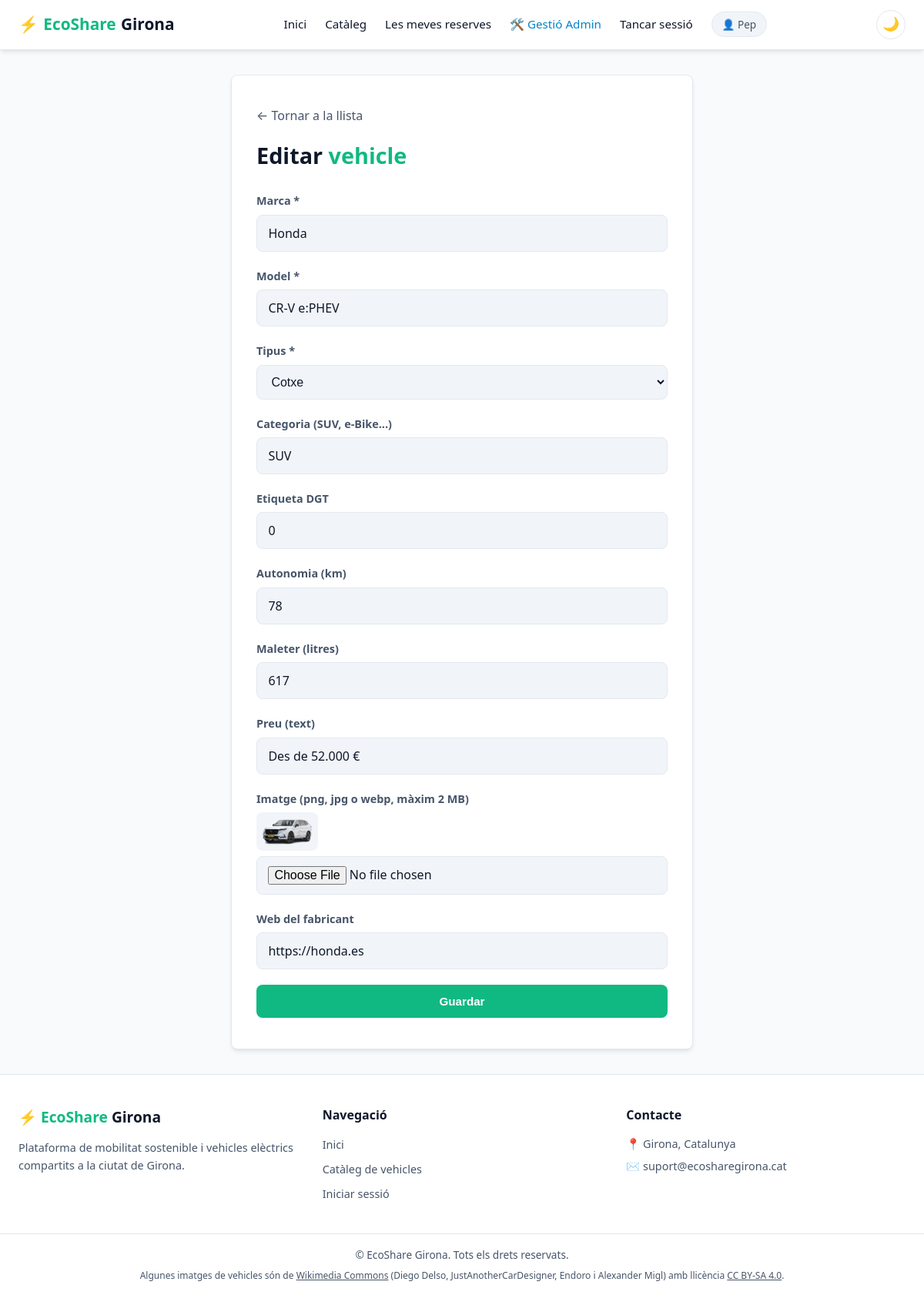
Screenshot of /admin/vehicle_form.php?id=1 (signed in) with the database file from the repository.
### tables this page shows
CREATE TABLE vehicles (
    id INTEGER PRIMARY KEY,
    marca TEXT NOT NULL,
    model TEXT NOT NULL,
    categoria TEXT,
    tipus_id INTEGER NOT NULL,
    etiqueta TEXT,
    autonomia_electrica INTEGER,
    maleter INTEGER,
    preu_text TEXT,
    imatge_url TEXT,
    detalls_url TEXT,
    FOREIGN KEY (tipus_id) REFERENCES tipus_vehicle(id) ON DELETE RESTRICT ON UPDATE CASCADE
);

CREATE TABLE tipus_vehicle (
    id INTEGER PRIMARY KEY,
    nom TEXT NOT NULL UNIQUE
);

### models/vehicle.php (called while the page is built, shortened)
<?php
function getVehicle($pdo, $id)
{
    $sql = "SELECT vehicles.*, tipus_vehicle.nom AS tipus FROM vehicles
            JOIN tipus_vehicle ON vehicles.tipus_id = tipus_vehicle.id
            WHERE vehicles.id = :id";
    $stmt = $pdo->prepare($sql);
    $stmt->execute([':id' => $id]);
    return $stmt->fetch();
}
function getTipus($pdo)
{
    $stmt = $pdo->prepare("SELECT * FROM tipus_vehicle ORDER BY id");
    $stmt->execute();
    return $stmt->fetchAll();
}

### includes/functions.php (called while the page is built, shortened)
<?php
function e($text)
{
    return htmlspecialchars($text);
}

### public/admin/vehicle_form.php (the view, shortened to what this page needs)
<?php
require_once '../../config/db.php';
require_once '../../models/vehicle.php';
$id = 0;
if (isset($_GET['id'])) {
    $id = (int) $_GET['id'];
}
$vehicle = [
    'marca' => '',
    'model' => '',
    'categoria' => '',
    'tipus_id' => 1,
    'etiqueta' => '',
    'autonomia_electrica' => '',
    'maleter' => '',
    'preu_text' => '',
    'imatge_url' => '',
    'detalls_url' => ''
];
try {
    $tipus = getTipus($pdo);
    if ($id > 0) {
        $vehicle = getVehicle($pdo, $id);
    }
} catch (PDOException $e) {
    die("Error amb la base de dades: " . $e->getMessage());
}
require_once '../../includes/header.php';
?>
<main class="site-main">
    <section class="main-container admin-form">
        <a href="vehicles.php" class="link-tornar">← Tornar a la llista</a>
        <?php if ($id > 0): ?>
            <h1>Editar <span>vehicle</span></h1>
        <?php else: ?>
            <h1>Nou <span>vehicle</span></h1>
        <?php endif; ?>
        <form method="POST" enctype="multipart/form-data" class="form-reserva">
            <div>
                <label for="marca">Marca *</label>
                <input type="text" id="marca" name="marca" value="<?= e($vehicle['marca']) ?>" required>
            </div>
            <div>
                <label for="model">Model *</label>
                <input type="text" id="model" name="model" value="<?= e($vehicle['model']) ?>" required>
            </div>
            <div>
                <label for="tipus_id">Tipus *</label>
                <select id="tipus_id" name="tipus_id">
                    <?php foreach ($tipus as $t): ?>
                        <option value="<?= $t['id'] ?>" <?php if ($t['id'] == $vehicle['tipus_id']) echo "selected"; ?>>
                            <?= e($t['nom']) ?>
                        </option>
                    <?php endforeach; ?>
                </select>
            </div>
            <div>
                <label for="categoria">Categoria (SUV, e-Bike...)</label>
                <input type="text" id="categoria" name="categoria" value="<?= e($vehicle['categoria']) ?>">
            </div>
            <div>
                <label for="etiqueta">Etiqueta DGT</label>
                <input type="text" id="etiqueta" name="etiqueta" value="<?= e($vehicle['etiqueta']) ?>">
            </div>
            <div>
                <label for="autonomia_electrica">Autonomia (km)</label>
                <input type="number" id="autonomia_electrica" name="autonomia_electrica" min="0" value="<?= e($vehicle['autonomia_electrica']) ?>">
            </div>
            <div>
                <label for="maleter">Maleter (litres)</label>
                <input type="number" id="maleter" name="maleter" min="0" value="<?= e($vehicle['maleter']) ?>">
            </div>
            <div>
                <label for="preu_text">Preu (text)</label>
                <input type="text" id="preu_text" name="preu_text" value="<?= e($vehicle['preu_text']) ?>">
            </div>
            <div>
                <label for="imatge">Imatge (png, jpg o webp, màxim 2 MB)</label>
                <?php if ($vehicle['imatge_url'] != ""): ?>
                    <img src="../../assets/img/<?= e($vehicle['imatge_url']) ?>" alt="" class="admin-img">
                <?php endif; ?>
                <input type="file" id="imatge" name="imatge" accept=".png,.jpg,.jpeg,.webp">
            </div>
            <div>
                <label for="detalls_url">Web del fabricant</label>
                <input type="url" id="detalls_url" name="detalls_url" value="<?= e($vehicle['detalls_url']) ?>">
            </div>
            <button type="submit" class="btn-detalls">Guardar</button>
        </form>
    </section>
</main>
<?php require_once '../../includes/footer.php'; ?>

### assets/css/style.css (style rules this page uses)
:root { --bg-main: #f8fafc; --bg-card: #ffffff; --bg-secondary: #f1f5f9; --text-primary: #0f172a; --text-secondary: #475569; --primary: #10b981; --primary-hover: #059669; --accent: #0284c7; --accent-hover: #0369a1; --danger: #ef4444; --danger-hover: #dc2626; --border-color: #e2e8f0; --shadow: 0 4px 6px -1px rgba(0, 0, 0, 0.08), 0 2px 4px -2px rgba(0, 0, 0, 0.05); --font-main: system-ui, -apple-system, BlinkMacSystemFont, "Segoe UI", Roboto, sans-serif; --radius: 8px; }
* { box-sizing: border-box; margin: 0; padding: 0; }
body { background-color: var(--bg-main); color: var(--text-primary); font-family: var(--font-main); line-height: 1.6; transition: background-color 0.3s ease, color 0.3s ease; }
.site-main { min-height: calc(100vh - 120px); display: flex; align-items: center; justify-content: center; padding: 2rem 1rem; }
.main-container { background-color: var(--bg-card); border: 1px solid var(--border-color); border-radius: var(--radius); box-shadow: var(--shadow); padding: 2.5rem 2rem; width: 100%; max-width: 420px; transition: background-color 0.3s ease, border-color 0.3s ease; }
.main-container form { display: flex; flex-direction: column; gap: 1.25rem; }
.main-container form div { display: flex; flex-direction: column; gap: 0.4rem; }
.btn-detalls { display: inline-block; text-align: center; background-color: var(--primary); color: #ffffff; text-decoration: none; padding: 0.8rem 1.5rem; border-radius: var(--radius); font-weight: 600; font-size: 0.95rem; transition: background-color 0.2s ease, transform 0.1s ease; margin-top: auto; }
.site-main { flex-direction: column; gap: 1.5rem; }
.link-tornar { align-self: flex-start; max-width: 1200px; width: 100%; margin: 0 auto; color: var(--text-secondary); text-decoration: none; }
.form-reserva label { font-size: 0.9rem; font-weight: 600; color: var(--text-secondary); }
.form-reserva input { width: 100%; padding: 0.75rem 0.9rem; border: 1px solid var(--border-color); border-radius: var(--radius); background-color: var(--bg-secondary); color: var(--text-primary); font-size: 1rem; font-family: inherit; }
.form-reserva button { border: none; cursor: pointer; }
.admin-form { max-width: 600px; }
.admin-container h1, .admin-form h1 { font-size: 1.8rem; margin-bottom: 1.5rem; }
.admin-container h1 span, .admin-form h1 span { color: var(--primary); }
.admin-img { width: 80px; height: 50px; object-fit: cover; border-radius: var(--radius); background-color: var(--bg-secondary); }
.form-reserva select { width: 100%; padding: 0.75rem 0.9rem; border: 1px solid var(--border-color); border-radius: var(--radius); background-color: var(--bg-secondary); color: var(--text-primary); font-size: 1rem; }
.admin-form .link-tornar { display: inline-block; margin-bottom: 1rem; }

### rows the page displays
vehicles: marca "Honda", model "CR-V e:PHEV", tipus_id "Cotxe", categoria "SUV", etiqueta "0", autonomia_electrica "78", maleter "617", preu_text "Des de 52.000 €", imatge_url (picture), detalls_url "https://honda.es"

### other values shown
$_SESSION['user']['nom'] "Pep"
